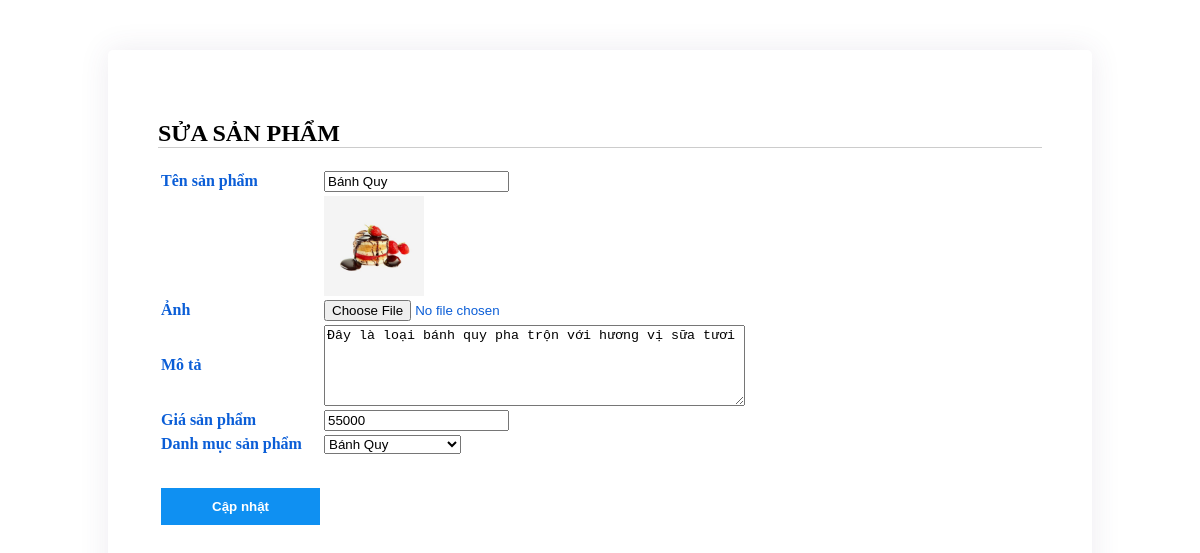
Page /admin/modules/addproduct.php?id=9 on the earlier database version.
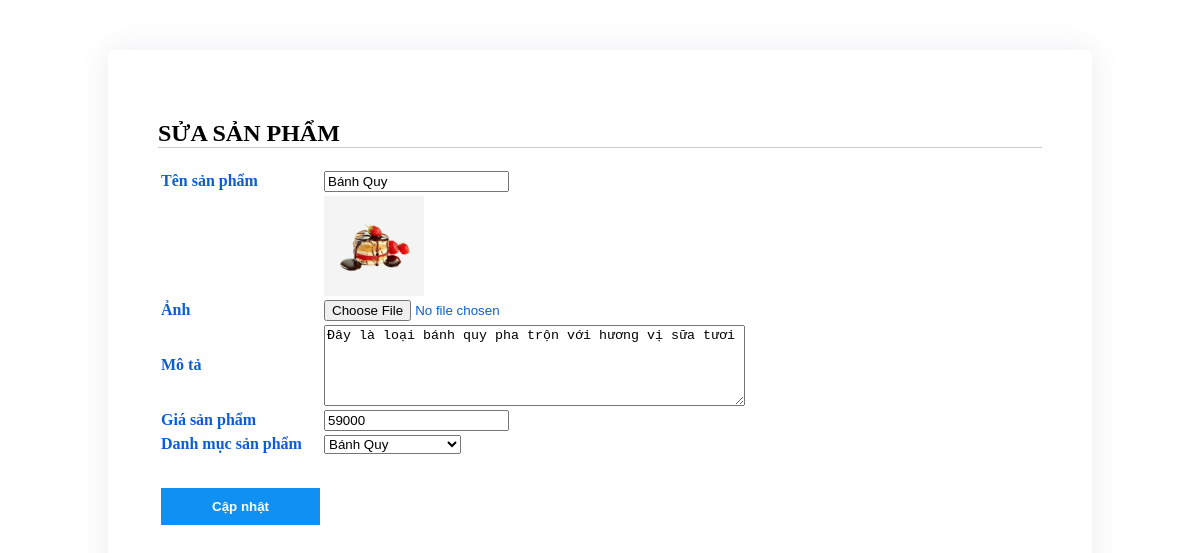
Same page on the later database version.
### tables this page shows
CREATE TABLE `product` (
  `id` int(10) NOT NULL,
  `name` varchar(255) NOT NULL,
  `image` varchar(255) NOT NULL,
  `description` varchar(255) NOT NULL,
  `price` double NOT NULL,
  `cat_id` int(10) NOT NULL
);

### admin/modules/addproduct.php (the view, shortened to what this page needs)
<?php
    include('../conn.php');
?>
<div class="container-add-product" style="margin:50px 100px; padding:50px; border-radius:5px; box-shadow:0 0 30px 0 rgb(82 63 105 / 10%);">
    <h2><?=!empty($_GET["id"])?"SỬA SẢN PHẨM" :"THÊM SẢN PHẨM MỚI"?></h2>
    <form action="" method="POST" enctype="multipart/form-data">
        <?php
            if(isset($_GET["id"])){
            $sqlsl = "SELECT * FROM `product` WHERE id=".$_GET["id"];
            $result_sl = mysqli_query($connect,$sqlsl);
            $row = mysqli_fetch_array($result_sl);
            }
        ?>
        <table>
            <tr>
                <td>Tên sản phẩm</td>
                <td><input type="text" required name="name_product" value="<?=(!empty($row)? $row["name"]:"")?>"></td>
            </tr>
            <tr>
                <td></td>
                <td><?php if(!empty($row["image"])){ ?>
                    <img style="width: 100px; height:100px; " src="../upload/<?=$row["image"] ?>" alt="">
                    <?php } ?>
                </td>
            </tr>
            <tr>
                <td>Ảnh</td>
                <td><input type="file"  name="image_product" value="<?=(!empty($row)? $row["image"]:"")?>"></td>
            </tr>
            <tr>
                <td>Mô tả</td>
                <td><textarea name="description_product" id="" cols="50" rows="5"><?=(!empty($row)? $row["description"]:"")?></textarea></td>
            </tr>
            <tr>
                <td>Giá sản phẩm</td>
                <td><input type="number" id="priceNum" required name="price_product" value="<?=(!empty($row)? $row["price"]:"")?>"></td>
            </tr>
            <tr>
                <td>Danh mục sản phẩm</td>
                <td><select name="cat_product" id="cat_select">
                    <?php
                          $listCat = "SELECT * FROM `category`";
                          $result = mysqli_query($connect,$listCat);
                          while($row = mysqli_fetch_array($result)){
                       ?>
                        <option value="<?php echo $row["cat_id"]; ?>"><?php echo $row["cat_name"]; ?></option>
                   <?php } ?>
                </select></td>
            </tr>
            <tr>
                <td><input type="submit" class="editbtn" name="add_product" value="<?=!empty($_GET["id"])?"Cập nhật" :"Thêm mới"?>"></td>
            </tr>
        </table>
    </form>
</div>

Differences in the rows shown:
changed product "Bánh Quy": price_product "55000" → "59000"
